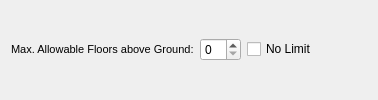
                 <widget class="QWidget" name="widget_14" native="true">
                  <property name="minimumSize">
                   <size>
                    <width>0</width>
                    <height>10</height>
                   </size>
                  </property>
                  <layout class="QGridLayout" name="gridLayout_14">
                   <item row="0" column="0">
                    <widget class="QLabel" name="nres_maxfloors_lbl">
                     <property name="text">
                      <string>&lt;!DOCTYPE HTML PUBLIC &quot;-//W3C//DTD HTML 4.0//EN&quot; &quot;http://www.w3.org/TR/REC-html40/strict.dtd&quot;&gt;
&lt;html&gt;&lt;head&gt;&lt;meta name=&quot;qrichtext&quot; content=&quot;1&quot; /&gt;&lt;style type=&quot;text/css&quot;&gt;
p, li { white-space: pre-wrap; }
&lt;/style&gt;&lt;/head&gt;&lt;body style=&quot; font-family:'MS Shell Dlg 2'; font-size:8.25pt; font-weight:400; font-style:normal;&quot;&gt;
&lt;p style=&quot; margin-top:0px; margin-bottom:0px; margin-left:0px; margin-right:0px; -qt-block-indent:0; text-indent:0px;&quot;&gt;&lt;span style=&quot; font-size:8pt;&quot;&gt;Max. Allowable Floors above Ground:&lt;/span&gt;&lt;/p&gt;&lt;/body&gt;&lt;/html&gt;</string>
                     </property>
                    </widget>
                   </item>
                   <item row="0" column="3">
                    <spacer name="horizontalSpacer_21">
                     <property name="orientation">
                      <enum>Qt::Horizontal</enum>
                     </property>
                     <property name="sizeHint" stdset="0">
                      <size>
                       <width>50</width>
                       <height>20</height>
                      </size>
                     </property>
                    </spacer>
                   </item>
                   <item row="0" column="2">
                    <widget class="QCheckBox" name="nres_maxfloors_nolimit">
                     <property name="text">
                      <string>No Limit</string>
                     </property>
                    </widget>
                   </item>
                   <item row="0" column="1">
                    <widget class="QSpinBox" name="nres_maxfloors_spin">
                     <property name="sizePolicy">
                      <sizepolicy hsizetype="Preferred" vsizetype="Preferred">
                       <horstretch>0</horstretch>
                       <verstretch>0</verstretch>
                      </sizepolicy>
                     </property>
                     <property name="maximum">
                      <number>10</number>
                     </property>
                    </widget>
                   </item>
                  </layout>
                 </widget>
